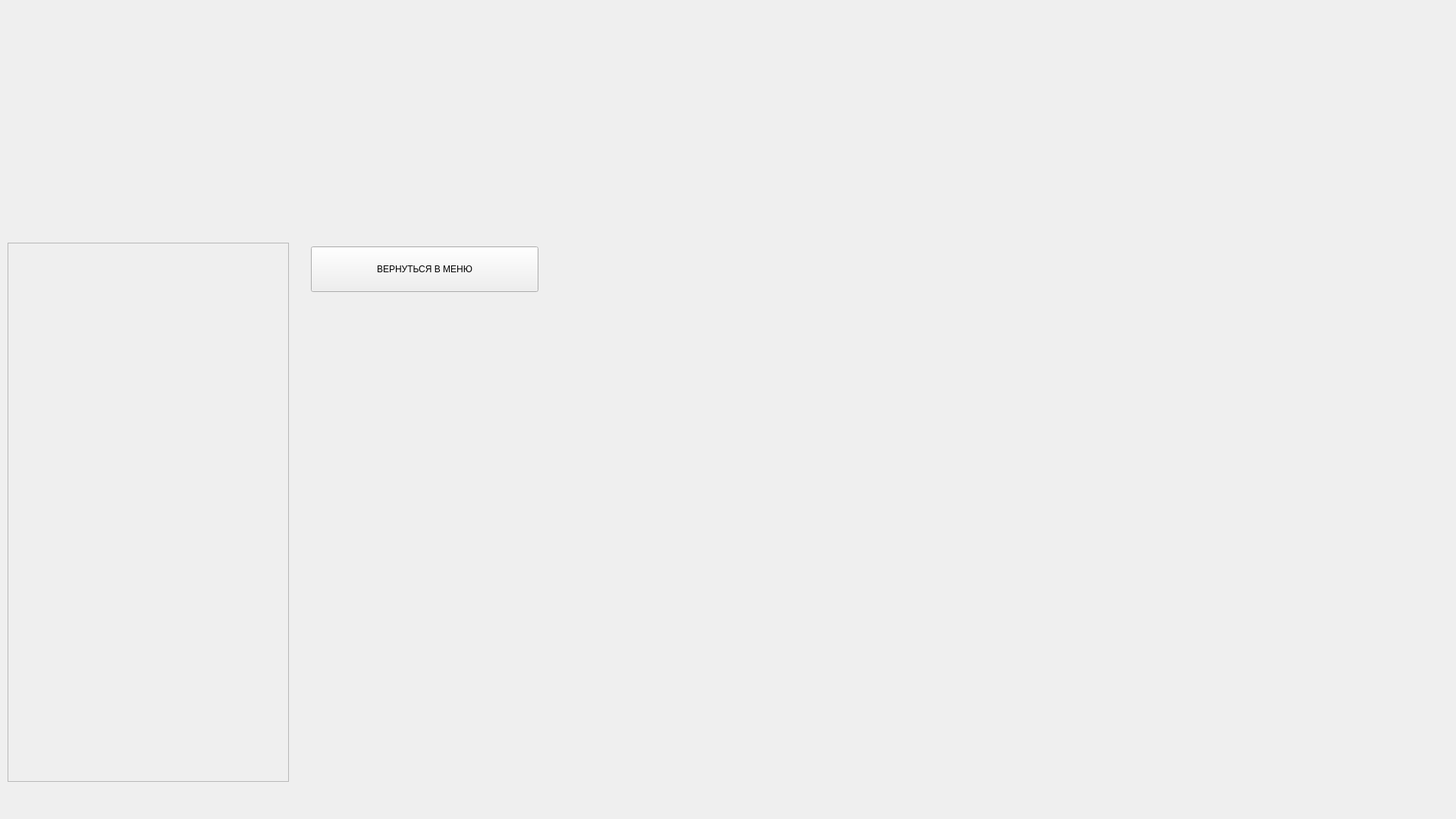
<?xml version="1.0" encoding="UTF-8"?>
<ui version="4.0">
 <class>settings_window</class>
 <widget class="QWidget" name="settings_window">
  <property name="geometry">
   <rect>
    <x>0</x>
    <y>0</y>
    <width>1920</width>
    <height>1080</height>
   </rect>
  </property>
  <property name="windowTitle">
   <string>Form</string>
  </property>
  <widget class="QPushButton" name="close_button">
   <property name="geometry">
    <rect>
     <x>410</x>
     <y>325</y>
     <width>300</width>
     <height>60</height>
    </rect>
   </property>
   <property name="text">
    <string>ВЕРНУТЬСЯ В МЕНЮ</string>
   </property>
  </widget>
  <widget class="QFrame" name="crutch">
   <property name="geometry">
    <rect>
     <x>10</x>
     <y>320</y>
     <width>371</width>
     <height>711</height>
    </rect>
   </property>
   <property name="frameShape">
    <enum>QFrame::StyledPanel</enum>
   </property>
   <property name="frameShadow">
    <enum>QFrame::Raised</enum>
   </property>
  </widget>
 </widget>
 <resources/>
 <connections/>
</ui>
